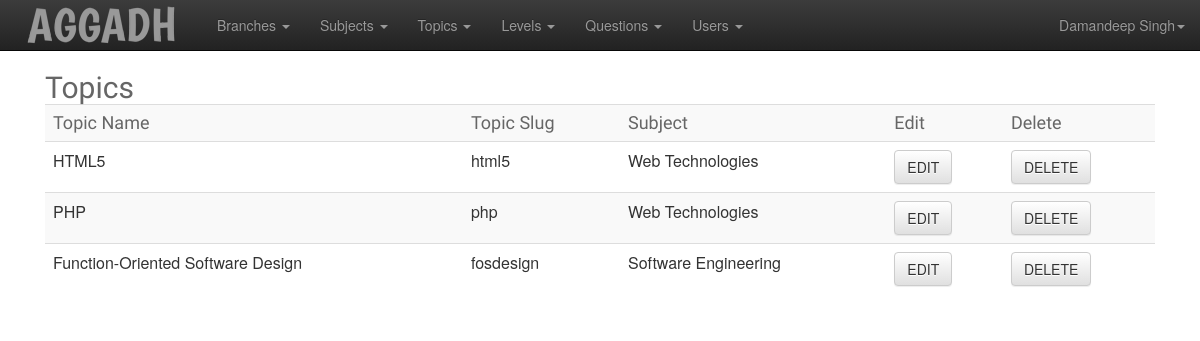
Page /admin/topics-list.php (signed in) on the committed database.
### tables this page shows
CREATE TABLE `topics` (
  `topic_id` int(11) NOT NULL AUTO_INCREMENT,
  `topic_name` varchar(255) NOT NULL,
  `topic_slug` varchar(255) NOT NULL,
  PRIMARY KEY (`topic_id`),
  UNIQUE KEY `topic_slug` (`topic_slug`)
);

CREATE TABLE `subjects` (
  `sub_id` int(11) NOT NULL AUTO_INCREMENT,
  `sub_name` varchar(255) NOT NULL,
  `sub_slug` varchar(255) NOT NULL,
  PRIMARY KEY (`sub_id`),
  UNIQUE KEY `sub_slug` (`sub_slug`)
);

### includes/functions.php (called while the page is built, shortened)
<?php require 'db.php';
function adminName($a_id)
{
    global $conn;
    $query = "SELECT a_name from admins WHERE `a_id`=? ;";
                            $q = $conn->prepare($query);
                            $q->bind_param('i', $aid);
                        $q->execute();
                        $q->bind_result($admin_name);
                        return $admin_name;
}
function getTopics()
{
    $getquery = "Select * from topics ;";
    global $conn;
                        $res = $conn->query($getquery);
                     return $res;
}
function getSubjectIdsForTopics($sub_id)
{
    $query = "Select sub_id FROM sub_topic_map WHERE `topic_id` = ?";
     global $conn;
     $q = $conn->prepare($query);
                            $q->bind_param("i",$sid);
                            $sid = $sub_id;
                            $q->execute();
                            $q->bind_result($topics);
                            while($q->fetch())
                            {
                                $topics_id[] = $topics;
                            }
                            return $topics_id;
}
function getSubjectInfo($id)
{
    global $conn;
    $query = "SELECT sub_name, sub_slug from subjects WHERE `sub_id`=? ;";
                            $q = $conn->prepare($query);
                            $q->bind_param('s', $bid);
                        $bid = $id;
                        $q->execute();
                        $q->bind_result($b_name,$b_slug);
                        $row[0] = $b_name;
                        $row[1] = $b_slug;
                        return $row;
}

### admin/topics-list.php (the view, shortened to what this page needs)
<?php include './includes/header.php';?>
<div class="container">
    <div class="container-fluid">
        <h2>Topics</h2>
        <table class="table table-responsive table-striped">
            <tr>
                <td><h4>Topic Name</h4></td>
                <td><h4>Topic Slug</h4></td>
                <td><h4>Subject</h4></td>
                <td><h4>Edit</h4></td>
                <td><h4>Delete</h4></td>
            </tr>
        <?php
        $arr = getTopics();
        while($row = $arr->fetch_array())
                     {
            $topic_id = $row['topic_id'];
            $subjects = getSubjectIdsForTopics($topic_id);
            ?>
            <tr>
                <td><span><? echo $row['topic_name']; ?></span></td>
                <td><span><? echo $row['topic_slug']; ?></span></td>
                <td><span><? foreach ($subjects as $tid) {
            $bran = getSubjectInfo($tid);
            echo $bran[0]."<br/>";
        } ?></span></td>
                <td><a class="btn btn-default" href="topics-edit.php?edit=1&id=<? echo $row['sub_id'];?>">EDIT</a></td>
                <td><a class="btn btn-default" onclick="return confirm('Sure, you wanna do this ?')" href="topics-list.php?delete=1$slug=<? echo $row['topic_slug']; ?>&id=<? echo $row['topic_id'];?>">DELETE</a></td>
            </tr>
                    <? }  ?>
        </table>
        </div>
</div>
<? include './includes/footer.php';?>

### admin/includes/header.php (shortened to what this page needs)
<?php session_start();
require ("../includes/functions.php");?>
<html>
    <head>
        <link rel="stylesheet" type="text/css" href="css/bootstrap.css" />
        <link rel="stylesheet" type="text/css" href="css/bootstrap-theme.css" />
        <link rel="stylesheet" type="text/css" href="css/style.css" />
    </head>
    <body>
        <header>
            <div class="navbar navbar-inverse navbar-static-top" >
                <div class="container-fluid">
    <div class="navbar-header">
        <a class="navbar-brand" href="adminindex.php"><img src="../img/logo-footer-menu.png" /></a>
    </div>
    <div class="collapse navbar-collapse" id="main-menu-collapse">
      <ul class="nav navbar-nav">
          <? if(isset($_SESSION['admin']))
          {?>
        <li class="dropdown">
          <a href="#" class="dropdown-toggle" data-toggle="dropdown">Branches <b class="caret"></b></a>
        </li>
        <li class="dropdown">
          <a href="#" class="dropdown-toggle" data-toggle="dropdown">Subjects <b class="caret"></b></a>
        </li>
        <li class="dropdown">
          <a href="#" class="dropdown-toggle" data-toggle="dropdown">Topics <b class="caret"></b></a>
        </li>
        <li class="dropdown">
          <a href="#" class="dropdown-toggle" data-toggle="dropdown">Levels <b class="caret"></b></a>
        </li>
        <li class="dropdown">
          <a href="#" class="dropdown-toggle" data-toggle="dropdown">Questions <b class="caret"></b></a>
        </li>
        <li class="dropdown">
          <a href="#" class="dropdown-toggle" data-toggle="dropdown">Users <b class="caret"></b></a>
        </li>
        <?
          }
          ?>
      </ul>
      <ul class="nav navbar-nav navbar-right">
        <li class="dropdown">
            <? if(isset($_SESSION['admin']))
            { ?>
            <a href="#" class="dropdown-toggle" data-toggle="dropdown"><?$a=adminName($_SESSION['admin']); echo $a; ?><b class="caret"></b></a>
 <?}
 ?>
        </li>
      </ul>
    </div>
  </div>
        </header>

### admin/css/style.css (style rules this page uses)
h1,h2,h3,h4,h5,h6 { font-family: "Boogaloo" !important; font-weight: normal !important; color: #666; margin: 0; padding: 0; }
.navbar-brand, .navbar-brand > img { margin: 0; padding: 0px 8px; }

### rows in the picture
topics: topic_name "HTML5", topic_slug "html5"
subjects: sub_name "Web Technologies"
topics: topic_name "PHP", topic_slug "php"
topics: topic_name "Function-Oriented Software Design", topic_slug "fosdesign"
subjects: sub_name "Software Engineering"

### other values in the picture
$a "Damandeep Singh"
